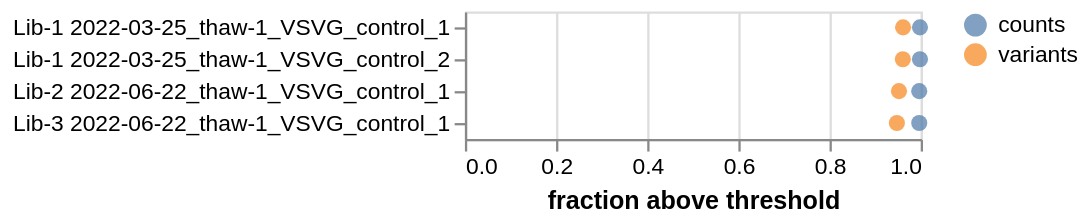

Here is the Vega-Lite specification saved for this chart:
### Vega-Lite specification from a JSON file in a GitHub repository (floating-point values rounded to 4 significant figures)
{"config": {"view": {"continuousWidth": 400, "continuousHeight": 300}, "axis": {"labelLimit": 500}}, "data": {"name": "data-07ff90416a61c19b0b313fec57dbf355"}, "mark": {"type": "point", "filled": true, "size": 50}, "encoding": {"color": {"field": "fraction_type", "scale": {"domain": ["counts", "variants"]}, "title": null, "type": "nominal"}, "tooltip": [{"field": "library", "type": "nominal"}, {"field": "pre_sample", "type": "nominal"}, {"field": "counts", "format": ".2g", "type": "quantitative"}, {"field": "variants", "format": ".2g", "type": "quantitative"}, {"field": "virus_batch", "type": "nominal"}], "x": {"field": "fraction", "scale": {"domain": [0, 1]}, "title": "fraction above threshold", "type": "quantitative"}, "y": {"field": "library_sample", "title": null, "type": "nominal"}}, "height": {"step": 14}, "params": [{"name": "parameter003", "select": {"type": "point", "fields": ["fraction_type"]}, "bind": "legend"}, {"name": "parameter001", "select": {"type": "point", "fields": ["library"]}, "bind": {"input": "select", "options": [null, "Lib-1", "Lib-2", "Lib-3"], "labels": ["all", "Lib-1", "Lib-2", "Lib-3"], "name": "library"}}, {"name": "parameter002", "select": {"type": "point", "fields": ["virus_batch"]}, "bind": {"input": "select", "options": [null, "thaw-1"], "labels": ["all", "thaw-1"], "name": "virus_batch"}}], "transform": [{"fold": ["counts", "variants"], "as": ["fraction_type", "fraction"]}, {"filter": {"param": "parameter003"}}, {"filter": {"param": "parameter001"}}, {"filter": {"param": "parameter002"}}], "width": 200, "$schema": "https://vega.github.io/schema/vega-lite/v5.json", "datasets": {"data-07ff90416a61c19b0b313fec57dbf355": [{"library": "Lib-1", "pre_sample": "2022-03-25_thaw-1_VSVG_control_1", "library_sample": "Lib-1 2022-03-25_thaw-1_VSVG_control_1", "counts": 0.9984, "variants": 0.9613, "virus_batch": "thaw-1"}, {"library": "Lib-1", "pre_sample": "2022-03-25_thaw-1_VSVG_control_2", "library_sample": "Lib-1 2022-03-25_thaw-1_VSVG_control_2", "counts": 0.9983, "variants": 0.9608, "virus_batch": "thaw-1"}, {"library": "Lib-2", "pre_sample": "2022-06-22_thaw-1_VSVG_control_1", "library_sample": "Lib-2 2022-06-22_thaw-1_VSVG_control_1", "counts": 0.9967, "variants": 0.9523, "virus_batch": "thaw-1"}, {"library": "Lib-3", "pre_sample": "2022-06-22_thaw-1_VSVG_control_1", "library_sample": "Lib-3 2022-06-22_thaw-1_VSVG_control_1", "counts": 0.9967, "variants": 0.9477, "virus_batch": "thaw-1"}]}}
